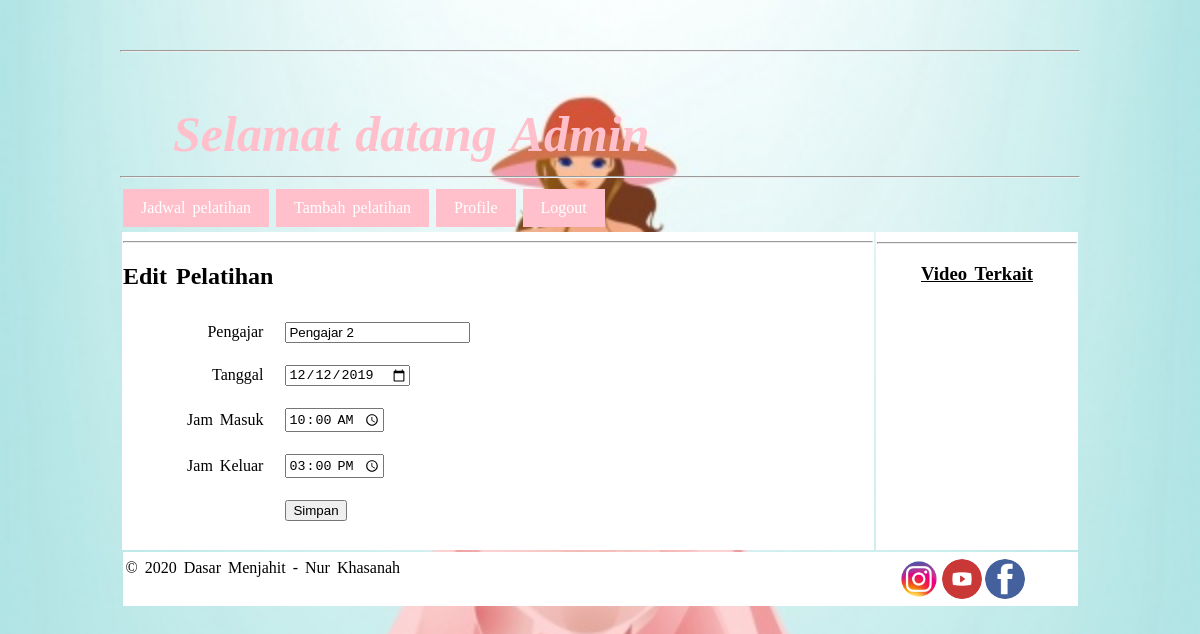
Page /edit_pelatihan.php?id=2 (signed in) on the committed database.
### tables this page shows
CREATE TABLE `pelatihan`  (
  `id` int(11) NOT NULL AUTO_INCREMENT,
  `kode_pelatihan` varchar(255) NOT NULL,
  `tanggal` date NULL DEFAULT NULL,
  `jam_masuk` varchar(255) NULL DEFAULT NULL,
  `jam_keluar` varchar(255) NULL DEFAULT NULL,
  `pengajar` varchar(255) NULL DEFAULT NULL,
  PRIMARY KEY (`id`) USING BTREE
);

### edit_pelatihan.php (the view, shortened to what this page needs)
<?php
    require('koneksi.php');
    $id = $_GET['id'];
    $query = 'SELECT * FROM pelatihan WHERE id="'. $id .'"';
    $result = mysqli_query($db, $query);
    $row = mysqli_fetch_object($result);
?>
<html>
<head>
<link rel ="stylesheet" type="text/css" href="style.css">
</head>
<body>
<div id="wrap" >
		<table id="header" >
			<tr><hr>
				<td><i><strong><blink>Selamat datang <?php echo $_SESSION['user']['nama'] ?></blink></strong><i></td>
		</tr>
	</table>
    <table>
	<tr>
		<td>
            <a href="jadwal_kursus.php" class="pilih">Jadwal pelatihan</a>
			<?php if($_SESSION['user']['username'] == 'admin'){ ?>
            	<a href="create_pelatihan.php" class="pilih">Tambah pelatihan</a>
			<?php } ?>
            <a href="profile.php?id=<?php echo $id ?>" class="pilih">Profile</a>
            <a href="logout.php" class="pilih">Logout</a>
		</td>
		</tr>
		<hr>
	</table>
	<div >
	<table >
		<tr>
			<td id="isitable" width="100%"><hr>
			<h2>Edit Pelatihan</h2>
            <form action="update_pelatihan.php" method="post">
                <table width="100%" cellpadding="10">
                    <tr>
                        <td align="right" width="20%">Pengajar</td>
                        <td align="left"><input type="text" name="pengajar" value="<?php echo $row->pengajar ?>"></td>
                        <td align="left"><input type="hidden" name="id" value="<?php echo $row->id ?>"></td>
                    </tr>
                    <tr>
                        <td align="right">Tanggal</td>
                        <td align="left"><input type="date" name="tanggal" value="<?php echo $row->tanggal ?>"></td>
                    </tr>
                    <tr>
                        <td align="right">Jam Masuk</td>
                        <td align="left"><input type="time" name="jam_masuk" value="<?php echo $row->jam_masuk ?>" ></td>
                    </tr>
                    <tr>
                        <td align="right">Jam Keluar</td>
                        <td align="left"><input type="time" name="jam_keluar" value="<?php echo $row->jam_keluar ?>"></td>
                    </tr>
                    <tr>
                        <td></td>
                        <td align="left">
                            <input type="submit" value="Simpan" name="simpan">
                        </td>
                    </tr>
                </table>
            </form>
		</td>
		<td id="isitable" valign="top">
			<div class="dropdown"><hr>
  						<h3><span><b><center><u>Video Terkait</u></center></b></span></h3>
			</div>
		</td>
		</tr>
	</table>
	</div>
	<div id="footer" sytle="margin-top: 50px">
	<table >
	<tr>
		<td colspan="2" id="isitable" width="955px"height="50px">&copy;&nbsp;<script>document.write(new Date().getFullYear());</script> Dasar Menjahit - Nur Khasanah &nbsp;
    	<a href="https://www.facebook.com"><img src="fb1.png" class="imgfooter2" align="right"></a>&nbsp;&nbsp;&nbsp;&nbsp;&nbsp;
				<a href="http://www.youtube.com"><img src="yt1.png" class="imgfooter" align="right"></a>
				<a href="https://www.instagram.com"><img src="insta.png" class="imgfooter" align="right"></a>
		</td>
	</tr>
	</table>
	</div>
</div>
</body>
</html>

### style.css (style rules this page uses)
body { background-image: url("images/dress.jpg"); background-attachment:fixed; background-size:cover; height:145px; width:1000px; margin:0px auto ; word-spacing:3px; font-family:cursive; }
#header { margin-top:50px; margin-left:50px; margin-right:50px; margin-bottom:10px; font-family: cursive ; font-size : 50px; color: pink; }
#footer { background:white; width:955px; margin:0px auto ; display:block; }
.imgfooter { text-align: right; width: 40px; height: 40px; border-radius:50%; }
.imgfooter2 { margin-right:50px; text-align: right; width: 40px; height: 40px; border-radius:50%; }
.pilih:link { background:pink; color:white; }
.pilih { display:inline-block; text-decoration:none; padding:10px 18px ; }
#wrap { margin-top:50px; margin-left:20px; margin-right:20px; margin-bottom:50px; }
#isitable { background:white; margin-top:50px; }
.dropdown { width:200px; position: relative; margin-top: 1px; display: inline-block; }

### rows in the picture
pelatihan: pengajar "Pengajar 2", tanggal "12/12/2019", jam_masuk "10:00", jam_keluar "15:00"

### other values in the picture
$_SESSION['user']['nama'] "Admin"
